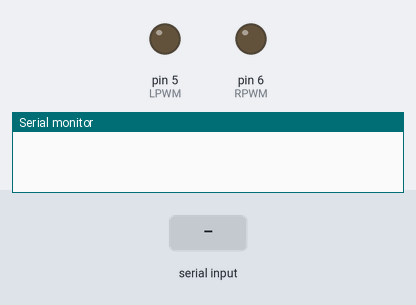
This sketch was run on a simulated Arduino Mega 2560, built with avr-gcc and run on an emulated ATmega2560. Parts: output pins drawn as LEDs (lit = HIGH), the last lines printed to the serial monitor. The test bench sets the inputs (shaded band).

Above: at 1.2 s.
1.3 s: "90,45\n" received over the second serial link
At 2.7 s:
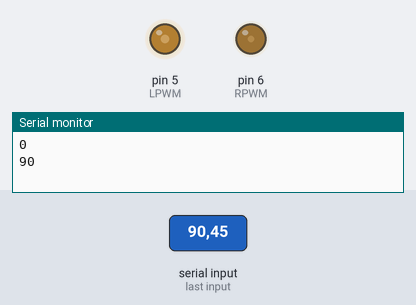
3.8 s: "30,150\n" received over the second serial link
At 5.9 s:
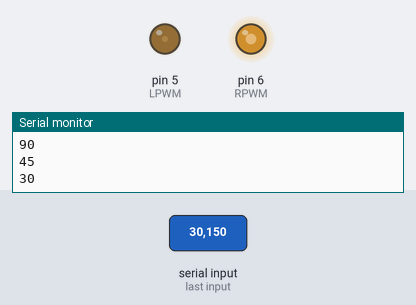
6.3 s: "90\n" received over the second serial link
At 8.5 s:
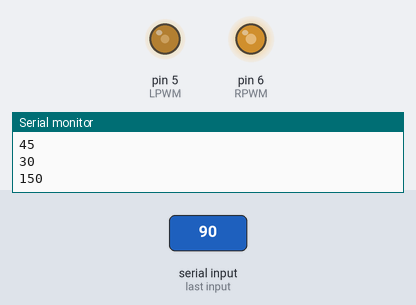
8.8 s: "200\n" received over the second serial link
At 10.7 s:
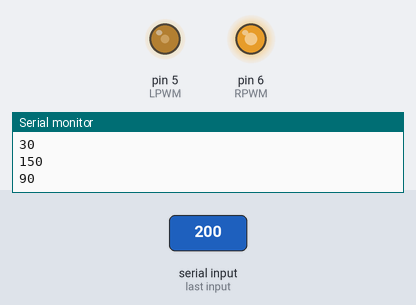
11.3 s: "5\n" received over the second serial link
At 13.5 s:
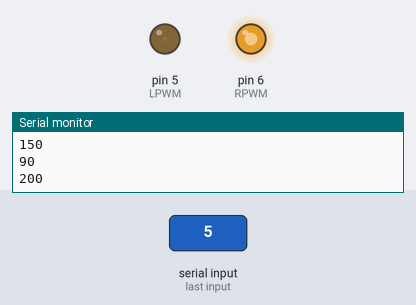
13.8 s: "90,45\n" received over the second serial link
At 15.8 s:
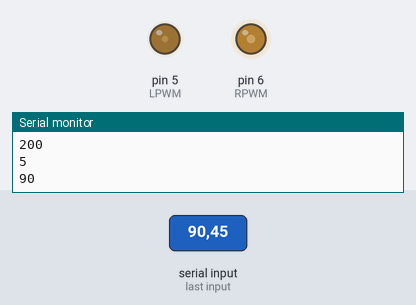
Timing chart, 0 to 17.3 s (numbered marks = the images above; inputs shaded):
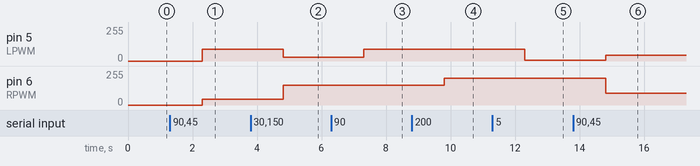

The sketch:

ar_s.ino
```cpp
#define LPWM 5
#define LABIN 7
#define LBBIN 8
#define RPWM 6
#define RABIN 9
#define RBBIN 4


void setup() {
  // put your setup code here, to run once:
  Serial3.begin(9600);
  Serial.begin(9600);
}

double lk = 1;
double rk = 1;

void go(int ml, int mr){
  ml *= lk;
  mr *= rk;
  ml = constrain(ml, -255, 255);
  mr = constrain(mr, -255, 255);
  if(ml < 0){
    digitalWrite(LABIN, HIGH);
    digitalWrite(LBBIN, LOW);
  }else{
    digitalWrite(LABIN, LOW);
    digitalWrite(LBBIN, HIGH);
  }
  analogWrite(LPWM, abs(ml));
  if(mr < 0){
    digitalWrite(RABIN, HIGH);
    digitalWrite(RBBIN, LOW);
  }else{
    digitalWrite(RABIN, LOW);
    digitalWrite(RBBIN, HIGH);
  }
  analogWrite(RPWM, abs(mr));
}

int a[2] = {0, 0};
int i = 0;
void loop() {
  // put your main code here, to run repeatedly:

  while(Serial3.available()){
      int k = Serial3.parseInt();

      if (k==0){
        continue;
        }
      a[i] = k;
      i = (i + 1) % 2;
      Serial.println(a[i]);
  }


  go(a[0], a[1]);
}
```

Measured:
- after the input at 1.3 s, pin 5 (LPWM): 0/255 → 90/255 after 1.0 s; pin 6 (RPWM): 0/255 → 45/255 after 1.0 s
- after the input at 3.8 s, pin 5 (LPWM): 90/255 → 30/255 after 1.0 s; pin 6 (RPWM): 45/255 → 150/255 after 1.0 s
- after the input at 6.3 s, pin 5 (LPWM): 30/255 → 90/255 after 1.0 s
- after the input at 8.8 s, pin 6 (RPWM): 150/255 → 200/255 after 1.0 s
- after the input at 11.3 s, pin 5 (LPWM): 90/255 → 5/255 after 1.0 s
- after the input at 13.8 s, pin 5 (LPWM): 5/255 → 45/255 after 1.0 s; pin 6 (RPWM): 200/255 → 90/255 after 1.0 s
